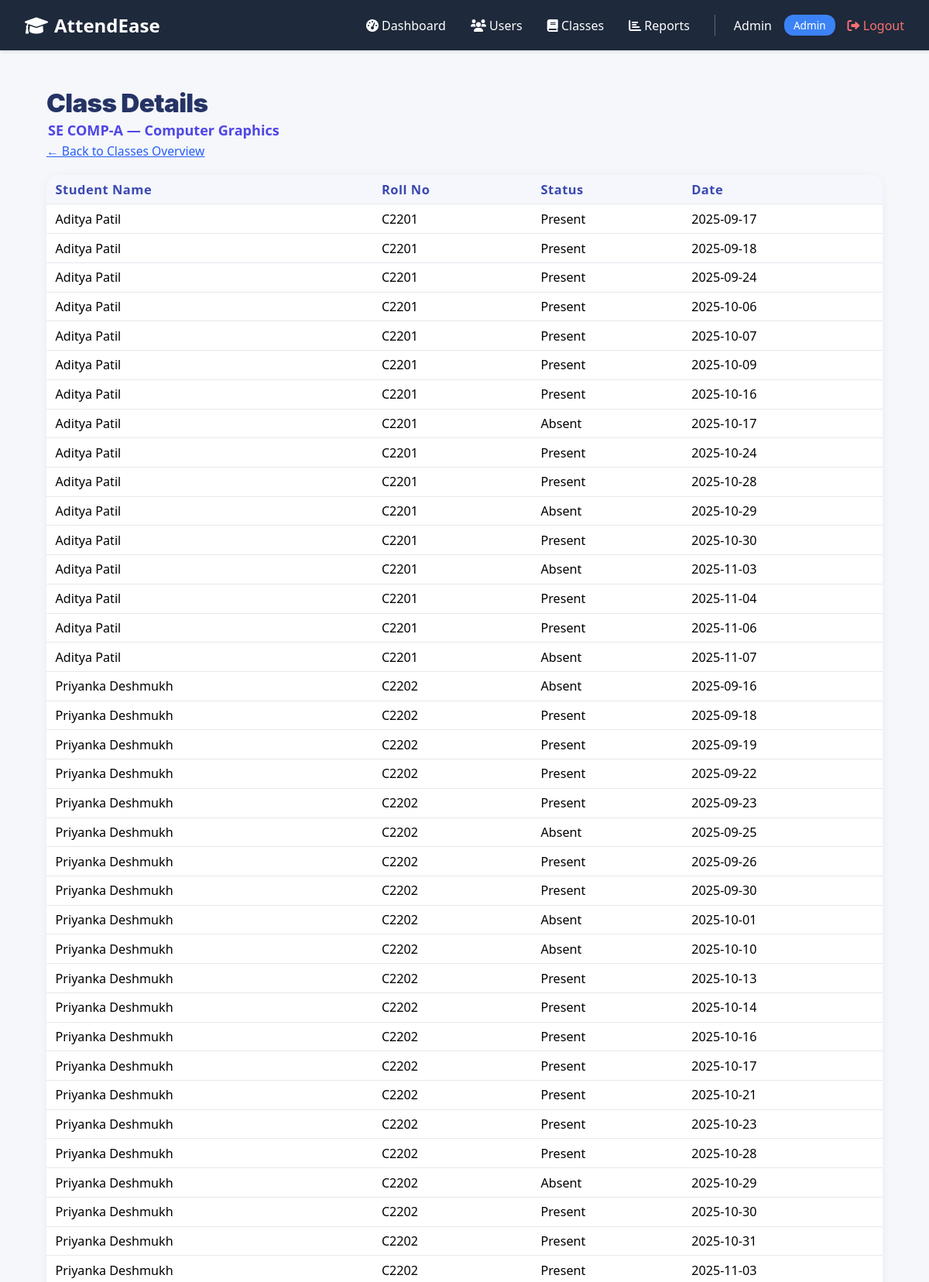
Screenshot of /admin/class/SE COMP-A/Computer Graphics (signed in, upper part) with the database file from the repository.
### tables this page shows
CREATE TABLE attendance (
            id INTEGER PRIMARY KEY AUTOINCREMENT,
            student_id INTEGER NOT NULL,
            date TEXT NOT NULL,
            subject TEXT NOT NULL,
            status TEXT NOT NULL,
            FOREIGN KEY (student_id) REFERENCES users(id)
        );

CREATE TABLE users (
            id INTEGER PRIMARY KEY AUTOINCREMENT,
            full_name TEXT NOT NULL,
            email TEXT UNIQUE NOT NULL,
            password TEXT NOT NULL,
            role TEXT NOT NULL,
            class_name TEXT,
            roll_number TEXT,
            branch TEXT,
            year INTEGER,
            subject TEXT,
            created_at TIMESTAMP DEFAULT CURRENT_TIMESTAMP
        );

### app.py (the view)
@app.route('/admin/class/<class_name>/<subject>')
@admin_required
def view_class(class_name, subject):
    db = get_db()
    class_students = db.execute("""
        SELECT u.full_name, u.roll_number, a.status, a.date
        FROM users u
        LEFT JOIN attendance a
            ON u.id = a.student_id AND a.subject = ?
        WHERE u.class_name = ?
        ORDER BY u.roll_number, a.date
    """, (subject, class_name)).fetchall()
    return render_template('class_details.html', students=class_students, class_name=class_name, subject=subject)

### app.py (called while the page is built)
def get_db():
    db = getattr(g, '_database', None)
    if db is None:
        db = g._database = sqlite3.connect(DATABASE)
        db.row_factory = sqlite3.Row
    return db

@app.teardown_appcontext
def close_connection(exception):
    db = getattr(g, '_database', None)
    if db is not None:
        db.close()

def admin_required(f):
    @wraps(f)
    def decorated_function(*args, **kwargs):
        if 'user_id' not in session:
            flash("You must be logged in to view that page.", "error")
            return redirect(url_for('auth'))
        if session.get('user_role') != 'admin':
            flash("You don't have permission to access this page.", "error")
            return redirect(url_for('index'))
        return f(*args, **kwargs)
    return decorated_function

### templates/class_details.html (shortened to what this page needs)
{% extends "admin_layout.html" %}
{% block content %}
<div class="page-area">
  <div id="main-title">Class Details</div>
  <div class="subject-line">{{ class_name }} &#8212; {{ subject }}</div>
  <a href="{{ url_for('admin_classes') }}" class="back-link">&larr; Back to Classes Overview</a>
  <div class="table-wrap">
    <table class="details-table">
      <thead>
        <tr>
          <th>Student Name</th>
          <th>Roll No</th>
          <th>Status</th>
          <th>Date</th>
        </tr>
      </thead>
      <tbody>
        {% for student in students %}
        <tr>
          <td>{{ student.full_name or student.student_name }}</td>
          <td>{{ student.roll_number or student.roll_no }}</td>
          <td>{{ student.status }}</td>
          <td>{{ student.date }}</td>
        </tr>
        {% endfor %}
      </tbody>
    </table>
  </div>
</div>
{% endblock %}

### templates/admin_layout.html (style rules this page uses)
* { margin: 0; padding: 0; box-sizing: border-box; }
body { font-family: 'Segoe UI', Tahoma, Geneva, Verdana, sans-serif; background: #f5f7fa; }

### templates/class_details.html (style rules this page uses)
body { background: #f5f7fb; }
.page-area { max-width: 1080px; margin: 18px auto 0 auto; background: transparent; }
#main-title { font-size: 2.08rem; font-weight: 900; letter-spacing:-0.02em; color: #253365; font-family: 'Inter', 'Segoe UI', Arial, sans-serif; margin-bottom: 0.2rem; line-height:1.13; }
.subject-line { font-size: 1.13rem; font-weight: 700; color: #4f46e5; margin-bottom: 0.24rem; margin-left: 2px; font-family: inherit; }
.back-link { color: #285ef7; text-decoration: underline; font-weight: 500; margin-bottom: .44rem; display: inline-block; font-size: 0.98rem; }
.table-wrap { margin-top: 0.82rem; background: #fff; border-radius: 1.09rem; box-shadow: 0 2px 14px rgba(70,80,185,0.06); overflow-x: auto; padding: 0 0 14px 0; }
.details-table { width: 100%; border-collapse: collapse; font-size: 0.98rem; }
.details-table th, .details-table td { padding: 0.46rem 0.72rem; border-bottom: 1px solid #e6e8ef; text-align: left; vertical-align: middle; font-size: 1.01rem; }
.details-table th { font-weight: 700; background: #f5f7fc; color: #3b49b1; letter-spacing: 0.03em; font-size: 1.03rem; }

### rows the page displays
attendance: full_name "Aditya Patil", roll_number "C2201", status "Present", date "2025-09-17"
attendance: full_name "Aditya Patil", roll_number "C2201", status "Present", date "2025-09-18"
attendance: full_name "Aditya Patil", roll_number "C2201", status "Present", date "2025-09-24"
attendance: full_name "Aditya Patil", roll_number "C2201", status "Present", date "2025-10-06"
attendance: full_name "Aditya Patil", roll_number "C2201", status "Present", date "2025-10-07"
attendance: full_name "Aditya Patil", roll_number "C2201", status "Present", date "2025-10-09"
attendance: full_name "Aditya Patil", roll_number "C2201", status "Present", date "2025-10-16"
attendance: full_name "Aditya Patil", roll_number "C2201", status "Absent", date "2025-10-17"
attendance: full_name "Aditya Patil", roll_number "C2201", status "Present", date "2025-10-24"
attendance: full_name "Aditya Patil", roll_number "C2201", status "Present", date "2025-10-28"
attendance: full_name "Aditya Patil", roll_number "C2201", status "Absent", date "2025-10-29"
attendance: full_name "Aditya Patil", roll_number "C2201", status "Present", date "2025-10-30"
attendance: full_name "Aditya Patil", roll_number "C2201", status "Absent", date "2025-11-03"
attendance: full_name "Aditya Patil", roll_number "C2201", status "Present", date "2025-11-04"
attendance: full_name "Aditya Patil", roll_number "C2201", status "Present", date "2025-11-06"
attendance: full_name "Aditya Patil", roll_number "C2201", status "Absent", date "2025-11-07"
attendance: full_name "Priyanka Deshmukh", roll_number "C2202", status "Absent", date "2025-09-16"
attendance: full_name "Priyanka Deshmukh", roll_number "C2202", status "Present", date "2025-09-18"
attendance: full_name "Priyanka Deshmukh", roll_number "C2202", status "Present", date "2025-09-19"
attendance: full_name "Priyanka Deshmukh", roll_number "C2202", status "Present", date "2025-09-22"
attendance: full_name "Priyanka Deshmukh", roll_number "C2202", status "Present", date "2025-09-23"
attendance: full_name "Priyanka Deshmukh", roll_number "C2202", status "Absent", date "2025-09-25"
attendance: full_name "Priyanka Deshmukh", roll_number "C2202", status "Present", date "2025-09-26"
attendance: full_name "Priyanka Deshmukh", roll_number "C2202", status "Present", date "2025-09-30"
attendance: full_name "Priyanka Deshmukh", roll_number "C2202", status "Absent", date "2025-10-01"
attendance: full_name "Priyanka Deshmukh", roll_number "C2202", status "Absent", date "2025-10-10"
attendance: full_name "Priyanka Deshmukh", roll_number "C2202", status "Present", date "2025-10-13"
attendance: full_name "Priyanka Deshmukh", roll_number "C2202", status "Present", date "2025-10-14"
attendance: full_name "Priyanka Deshmukh", roll_number "C2202", status "Present", date "2025-10-16"
attendance: full_name "Priyanka Deshmukh", roll_number "C2202", status "Present", date "2025-10-17"
attendance: full_name "Priyanka Deshmukh", roll_number "C2202", status "Present", date "2025-10-21"
attendance: full_name "Priyanka Deshmukh", roll_number "C2202", status "Present", date "2025-10-23"
attendance: full_name "Priyanka Deshmukh", roll_number "C2202", status "Present", date "2025-10-28"
attendance: full_name "Priyanka Deshmukh", roll_number "C2202", status "Absent", date "2025-10-29"
attendance: full_name "Priyanka Deshmukh", roll_number "C2202", status "Present", date "2025-10-30"
attendance: full_name "Priyanka Deshmukh", roll_number "C2202", status "Present", date "2025-10-31"
attendance: full_name "Priyanka Deshmukh", roll_number "C2202", status "Present", date "2025-11-03"

### other values shown
{{ session.user_name }} "Admin"
{{ class_name }} "SE COMP-A"
{{ subject }} "Computer Graphics"
